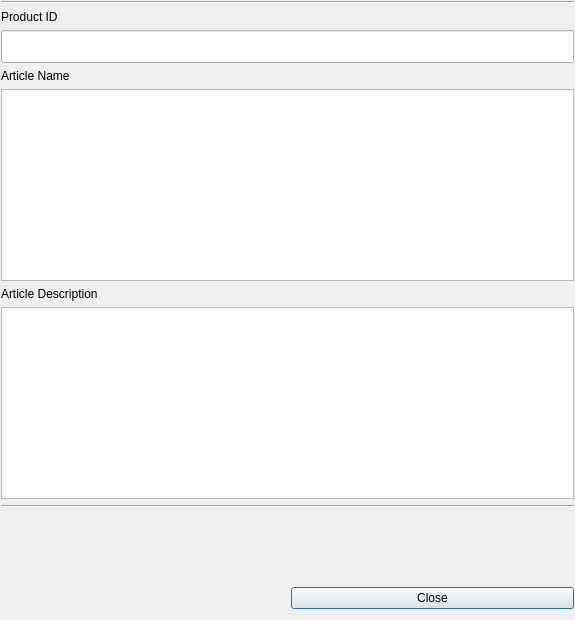
<?xml version="1.0" encoding="UTF-8"?>
<ui version="4.0">
 <class>DialogShowproduct</class>
 <widget class="QDialog" name="DialogShowproduct">
  <property name="geometry">
   <rect>
    <x>0</x>
    <y>0</y>
    <width>575</width>
    <height>620</height>
   </rect>
  </property>
  <property name="maximumSize">
   <size>
    <width>1024</width>
    <height>1024</height>
   </size>
  </property>
  <property name="windowTitle">
   <string>offlineshop - Image</string>
  </property>
  <layout class="QGridLayout" name="gridLayout">
   <property name="leftMargin">
    <number>1</number>
   </property>
   <property name="topMargin">
    <number>1</number>
   </property>
   <property name="rightMargin">
    <number>1</number>
   </property>
   <item row="3" column="0" colspan="2">
    <widget class="QLineEdit" name="lineEditProductId">
     <property name="font">
      <font>
       <pointsize>16</pointsize>
      </font>
     </property>
     <property name="alignment">
      <set>Qt::AlignCenter</set>
     </property>
     <property name="readOnly">
      <bool>true</bool>
     </property>
    </widget>
   </item>
   <item row="4" column="0">
    <widget class="QLabel" name="label_2">
     <property name="text">
      <string>Article Name</string>
     </property>
    </widget>
   </item>
   <item row="1" column="0" colspan="2">
    <widget class="Line" name="line">
     <property name="orientation">
      <enum>Qt::Horizontal</enum>
     </property>
    </widget>
   </item>
   <item row="12" column="0" colspan="2">
    <widget class="QLabel" name="labelImage">
     <property name="sizePolicy">
      <sizepolicy hsizetype="Expanding" vsizetype="Expanding">
       <horstretch>0</horstretch>
       <verstretch>0</verstretch>
      </sizepolicy>
     </property>
     <property name="text">
      <string/>
     </property>
     <property name="scaledContents">
      <bool>true</bool>
     </property>
     <property name="alignment">
      <set>Qt::AlignCenter</set>
     </property>
     <property name="textInteractionFlags">
      <set>Qt::NoTextInteraction</set>
     </property>
    </widget>
   </item>
   <item row="2" column="0">
    <widget class="QLabel" name="label">
     <property name="text">
      <string>Product ID</string>
     </property>
    </widget>
   </item>
   <item row="11" column="0" colspan="2">
    <widget class="Line" name="line_2">
     <property name="orientation">
      <enum>Qt::Horizontal</enum>
     </property>
    </widget>
   </item>
   <item row="6" column="0">
    <widget class="QLabel" name="label_3">
     <property name="text">
      <string>Article Description</string>
     </property>
    </widget>
   </item>
   <item row="13" column="1">
    <widget class="QPushButton" name="pushButtonClose">
     <property name="text">
      <string>Close</string>
     </property>
    </widget>
   </item>
   <item row="5" column="0" colspan="2">
    <widget class="QPlainTextEdit" name="plainTextEditProductName">
     <property name="font">
      <font>
       <pointsize>14</pointsize>
      </font>
     </property>
    </widget>
   </item>
   <item row="7" column="0" colspan="2">
    <widget class="QPlainTextEdit" name="plainTextEdit"/>
   </item>
  </layout>
 </widget>
 <resources/>
 <connections/>
</ui>
